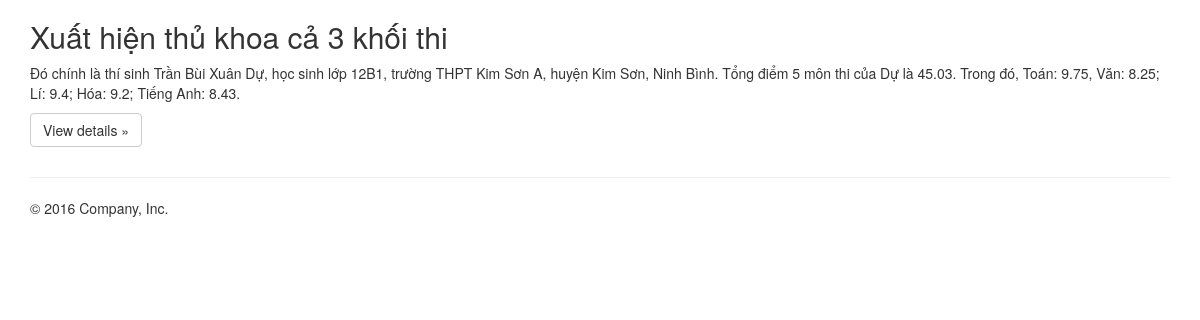
Page /news/view/1 on the committed database.
### tables this page shows
CREATE TABLE `news` (
  `id` int(11) NOT NULL AUTO_INCREMENT,
  `title` varchar(255) DEFAULT NULL,
  `content` text,
  `author` varchar(255) DEFAULT NULL,
  `category_id` int(11) DEFAULT NULL,
  `create_at` int(11) DEFAULT NULL,
  `update_at` int(11) DEFAULT NULL,
  `hits` int(11) DEFAULT '0',
  PRIMARY KEY (`id`)
);

### application/controllers/News.php (called while the page is built, shortened)
<?php
class News extends CI_Controller {
	function __construct()
    {
        $this->load->helper("url");
        $this->load->model('News_model');
        $this->load->model('Category_model');
    }
	public function view($id) {
		$data['news'] = $this->News_model->getNewsById($id);
		$this->load->view('news/detail', $data);
	}
}

### index.php (called while the page is built, shortened)
<?php
require_once BASEPATH.'core/CodeIgniter.php';

### application/models/News_model.php (called while the page is built, shortened)
<?php
class News_model extends CI_Model {
	function getNewsById($id) {
        $this->db->where('id', $id);
        $query = $this->db->get('news');
        $data = $query->row();
        return $data;
    }
}
?>

### application/views/news/detail.php (the view, shortened to what this page needs)
<!DOCTYPE html>
<html lang="en">
<head>
	<link rel="stylesheet" href="https://maxcdn.bootstrapcdn.com/bootstrap/3.3.7/css/bootstrap.min.css">
</head>
<body>
	<div class="container">
      <div class="row">
        <div class="col-md-12">
          <h2><?php echo $news->title;?></h2>
          <p><?php echo $news->content;?></p>
          <p><a class="btn btn-default" href="#" role="button">View details »</a></p>
        </div>
      </div>
      <hr>
      <footer>
        <p>© 2016 Company, Inc.</p>
      </footer>
    </div>
</body>
</html>

### rows in the picture
news: title "Xuất hiện thủ khoa cả 3 khối thi", content "Đó chính là thí sinh Trần Bùi Xuân Dự, học sinh lớp 12B1, trường THPT Kim Sơn A, huyện Kim Sơn, Ninh Bình. Tổng điểm 5 môn thi của Dự là 45.03. Trong đó, Toán: 9.75, Văn: 8.25; Lí: 9.4; Hóa: 9.2; Tiếng Anh: 8.43."
